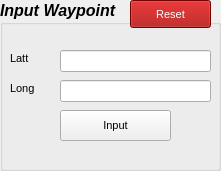
              <widget class="QGroupBox" name="groupBox_12">
               <property name="geometry">
                <rect>
                 <x>990</x>
                 <y>10</y>
                 <width>221</width>
                 <height>171</height>
                </rect>
               </property>
               <property name="font">
                <font>
                 <pointsize>12</pointsize>
                 <weight>75</weight>
                 <italic>true</italic>
                 <bold>true</bold>
                </font>
               </property>
               <property name="title">
                <string>Input Waypoint</string>
               </property>
               <widget class="QLabel" name="label_104">
                <property name="geometry">
                 <rect>
                  <x>10</x>
                  <y>50</y>
                  <width>31</width>
                  <height>16</height>
                 </rect>
                </property>
                <property name="font">
                 <font>
                  <pointsize>8</pointsize>
                  <weight>50</weight>
                  <italic>false</italic>
                  <bold>false</bold>
                 </font>
                </property>
                <property name="text">
                 <string>Latt</string>
                </property>
               </widget>
               <widget class="QLabel" name="label_105">
                <property name="geometry">
                 <rect>
                  <x>10</x>
                  <y>80</y>
                  <width>31</width>
                  <height>16</height>
                 </rect>
                </property>
                <property name="font">
                 <font>
                  <pointsize>8</pointsize>
                  <weight>50</weight>
                  <italic>false</italic>
                  <bold>false</bold>
                 </font>
                </property>
                <property name="text">
                 <string>Long</string>
                </property>
               </widget>
               <widget class="QLineEdit" name="lineEditInputLatt">
                <property name="geometry">
                 <rect>
                  <x>60</x>
                  <y>50</y>
                  <width>151</width>
                  <height>22</height>
                 </rect>
                </property>
                <property name="font">
                 <font>
                  <pointsize>8</pointsize>
                  <weight>50</weight>
                  <italic>false</italic>
                  <bold>false</bold>
                 </font>
                </property>
                <property name="text">
                 <string/>
                </property>
               </widget>
               <widget class="QLineEdit" name="lineEditInputLong">
                <property name="geometry">
                 <rect>
                  <x>60</x>
                  <y>80</y>
                  <width>151</width>
                  <height>22</height>
                 </rect>
                </property>
                <property name="font">
                 <font>
                  <pointsize>8</pointsize>
                  <weight>50</weight>
                  <italic>false</italic>
                  <bold>false</bold>
                 </font>
                </property>
                <property name="text">
                 <string/>
                </property>
               </widget>
               <widget class="QPushButton" name="pushButtonInputWaypoint">
                <property name="geometry">
                 <rect>
                  <x>60</x>
                  <y>110</y>
                  <width>111</width>
                  <height>31</height>
                 </rect>
                </property>
                <property name="font">
                 <font>
                  <pointsize>8</pointsize>
                  <weight>50</weight>
                  <italic>false</italic>
                  <bold>false</bold>
                 </font>
                </property>
                <property name="text">
                 <string>Input</string>
                </property>
               </widget>
               <widget class="QPushButton" name="pushButtonReset">
                <property name="geometry">
                 <rect>
                  <x>130</x>
                  <y>0</y>
                  <width>81</width>
                  <height>28</height>
                 </rect>
                </property>
                <property name="font">
                 <font>
                  <pointsize>8</pointsize>
                  <weight>50</weight>
                  <italic>false</italic>
                  <bold>false</bold>
                 </font>
                </property>
                <property name="styleSheet">
                 <string notr="true">background-color:rgb(164, 0, 0);
color:white;</string>
                </property>
                <property name="text">
                 <string>Reset</string>
                </property>
               </widget>
              </widget>
